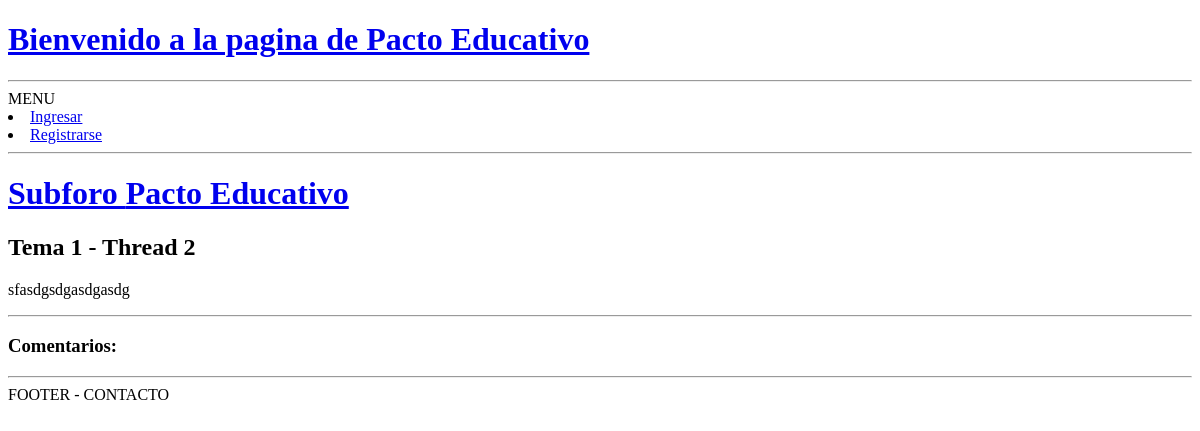
The app's page /foro/thread/3/, older data.
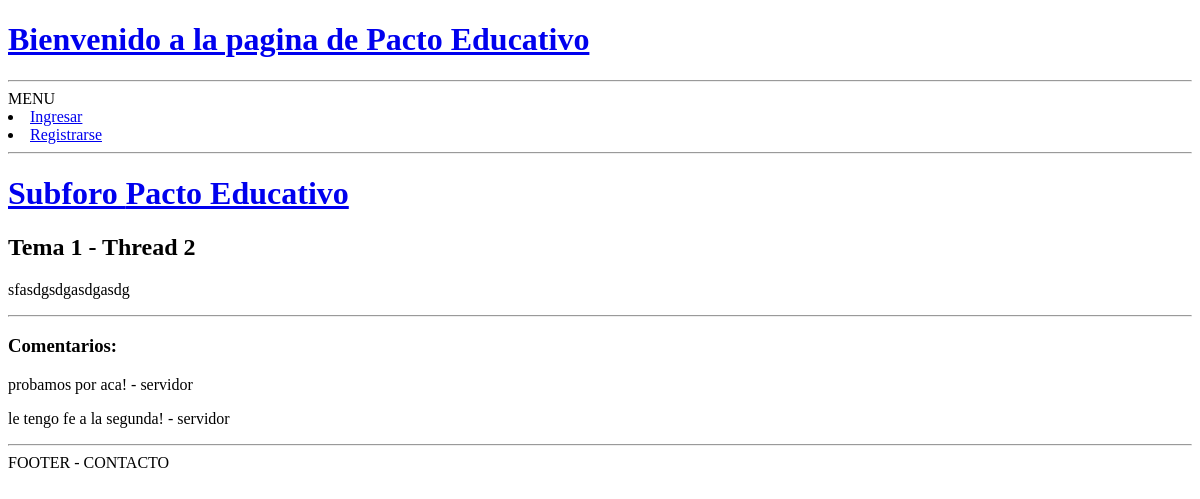
The same page, newer data.
### foro/models.py (models this page shows, shortened)
class Post(models.Model):
	thread= models.ForeignKey(Thread, on_delete=models.CASCADE)
	autor= models.ForeignKey(User, on_delete=models.CASCADE)
	body= models.CharField(max_length=200)
	fecha_creacion= models.DateField(default=datetime.date.today)

### foro/views.py (the view, shortened to what this page needs)
# urls.py: path('thread/<int:thread_id>/', views.thread, name='thread'),
def thread(request, thread_id):
	form = PostForm()
	thread = Thread.objects.get(pk=thread_id)
	posts = Post.objects.filter(thread=thread_id)
	return render(request, 'thread.html', {'thread' : thread, 'posts' : posts, 'form' : form})

### foro/templates/thread.html (shortened to what this page needs)
{% extends 'base.html' %}
{% block content %}
    <a href='/foro/subforo/{{ thread.subforo.id }}'><h1>Subforo {{ thread.subforo.nombre }}</h1></a>
    <h2>{{ thread.nombre }}</h2>
    <p> {{ thread.body }}</p>
    <hr>
    <h3>Comentarios:</h3>
    {% for post in posts %}
        <p>{{ post.body }} - {{ post.autor }}</p>
    {% endfor %}
{% endblock %}

Row changes from the older to the newer data that the page shows:
added Post: body "probamos por aca!", autor "servidor"
added Post: body "le tengo fe a la segunda!", autor "servidor"
